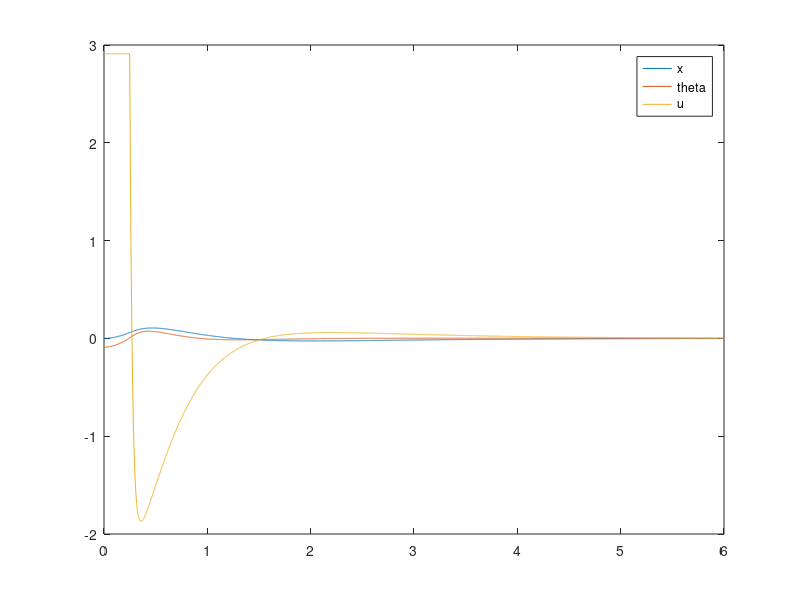

This chart was generated by the following MATLAB code:
%% MODELADO DEL SISTEMA. 
%Parámetros experimentales
mc = 1.08;     %Kg , masa del carro.
mp = 0.12;     %Kg , masa del péndulo.
M = mp + mc;   %Kg, masa total del sistema.
J = 0.0139;    %Kgm², momento de inercia del sistema.
cp = 0.0002 ;  %Nm.rad/s, coeficiente de rozamiento del péndulo.
cc = 4.08;     %Ns/m , coeficiente de rozamiento del carro.
g = 9.81;      % m/s², aceleración debida a la gravedad
lcm = 0.3;     %m, Distancia entre el centro de masas y el eje de rotación.  

%% Obtención de la representación en SS a partir de la dinámica

%Matrices M, C, G, B (Definen la dinámica del sistema). 

M_bar = [M,          -mp*lcm;
        -mp*lcm,      J]; 

C_bar = [cc,           0;
          0,          cp       ]; 

G_bar= [  0              0; 
          0,         -mp*g*lcm]; 

%A: 4x4, se tienen cuatros estados. 
A= [zeros(2),        eye(2);
    -M_bar\G_bar ,-M_bar\C_bar];

%B: 4x1, una acción de control para cuatro estados.
B = [0;0;[M_bar\[1;0]]];
B_volt = 0.64*B; %Relación lineal entre Newtons y voltios

%C: 4X4, disponibles todas las mediciones.
C = eye(4); 

%D: 1x1
D = 0; 

%% Sistema con integrador (Solo para la posición X)
% Seleccionamos solo la primera fila de C (que corresponde a la posición x)
C_x = [1 0 0 0]; 

Ae = [A,         zeros(4,1); 
     C_x,       0];

Be = [B_volt; 0];


%% Control con optimización LQR.
%--- LQR ---
% 1. Definición de pesos
Q = diag([5, 1, 0.7, 0.1, 3]); 
r = 0.001;                

R = r * eye(1);       

% 2. Resolver la optimización
[K_lqr, S, E] = lqr(Ae, Be, Q, R);


%% Control de posicion del sistema (Realimentación del estado)
N=6000;
T=1e-3;
x=zeros(4,N);
x(2,1)=3.05;
u=zeros(1,N);
t=zeros(1,N);
u_max = 2.91;           %Saturacion de la acción de control (N)
ref = [0, 3.14, 0, 0];  %Punto control intestable
Ie = 0.0; 

for k=1:N-1
   % 1. Error integral
   Ie = Ie + (ref(1) - x(1,k)) * T;
   
   % 2. Crear el vector de estado aumentado (5x1)
   x_aug = [ref' - (x(:,k)); Ie];
   
   % 3. Acción de control con las 5 ganancias de K_lqr
   u_calc = K_lqr * x_aug;

   if (u_calc > u_max || u_calc <-u_max)
        %Anti-windup
        Ie = Ie - (ref(1) - x(1, k)) * T;
        x_aug = [(ref' - x(:, k)); Ie];
        if (u_calc > u_max)
            u(k) = u_max;
        elseif (u_calc < -u_max)
            u(k) = -u_max; 
        end
   else
        u(k) = K_lqr * x_aug;
   end
  
   % Simulación física (no lineal, "realidad")
   M_t = [M,          +mp*lcm*cos(x(2,k));
   +mp*lcm*cos(x(2,k)),      J];

   C_t = [cc,   -mp*lcm*x(4,k)*sin(x(2,k))
     0,          cp        ];

   G_t = [0; +mp*g*lcm*sin(x(2,k))];

   f1=x(3,k);
   f2=x(4,k);
   f34=M_t\([u(k);0]-C_t*x(3:4,k)-G_t);

   %Cálculo del valor de los estados en la siguiente iteración.
   x(:,k+1)=x(:,k)+T*[f1;f2;f34];
   t(k+1)=t(k)+T;
end

dist = x(1, :);
theta = x(2, :) -3.14; %Graficar todo en 0
vel = x(3, :);
theta_dot = x(4, :);

%Obtener la gráfica de la simulación
figure, plot(t, dist'), hold on
plot(t,theta')
plot(t, u')
legend('x', 'theta', 'u')
